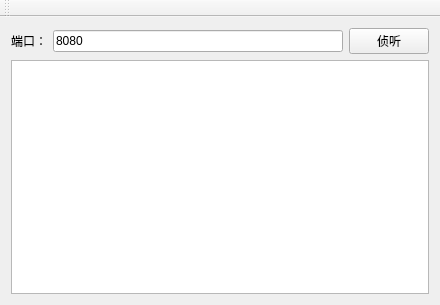
<?xml version="1.0" encoding="UTF-8"?>
<ui version="4.0">
 <class>MainWindow</class>
 <widget class="QMainWindow" name="MainWindow">
  <property name="geometry">
   <rect>
    <x>0</x>
    <y>0</y>
    <width>440</width>
    <height>305</height>
   </rect>
  </property>
  <property name="windowTitle">
   <string>USVSIM</string>
  </property>
  <widget class="QWidget" name="centralWidget">
   <layout class="QVBoxLayout" name="verticalLayout">
    <item>
     <layout class="QHBoxLayout" name="horizontalLayout">
      <item>
       <widget class="QLabel" name="label">
        <property name="text">
         <string>端口：</string>
        </property>
       </widget>
      </item>
      <item>
       <widget class="QLineEdit" name="lineEdit_port">
        <property name="text">
         <string>8080</string>
        </property>
       </widget>
      </item>
      <item>
       <widget class="QPushButton" name="pushButton_listen">
        <property name="text">
         <string>侦听</string>
        </property>
       </widget>
      </item>
     </layout>
    </item>
    <item>
     <widget class="QTextBrowser" name="textBrowser"/>
    </item>
   </layout>
  </widget>
  <widget class="QMenuBar" name="menuBar">
   <property name="geometry">
    <rect>
     <x>0</x>
     <y>0</y>
     <width>440</width>
     <height>17</height>
    </rect>
   </property>
  </widget>
  <widget class="QToolBar" name="mainToolBar">
   <attribute name="toolBarArea">
    <enum>TopToolBarArea</enum>
   </attribute>
   <attribute name="toolBarBreak">
    <bool>false</bool>
   </attribute>
  </widget>
 </widget>
 <layoutdefault spacing="6" margin="11"/>
 <resources/>
 <connections/>
</ui>
